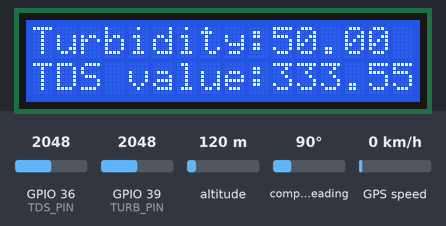
Recording of a sketch running on a simulated ESP32. On the bench: 16×2 character LCD. The inputs (shaded band) are chosen by the test bench; at power-on: GPIO 36 (TDS_PIN) = 2048, GPIO 39 (TURB_PIN) = 2048, altitude 120 m, compass heading 90°, GPS speed 0 km/h. WiFi joins after 1.5 s; servers stay silent unless stated; the GPS gets a fix after 3 s at 37.7749, -122.4194 with 8 satellites; what the sketch prints to the serial monitor is not drawn.

Above: at 3.3 s.
3.4 s: GPIO 36 (TDS_PIN) set to 2866
At 5.7 s:
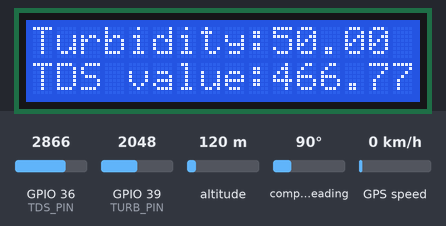
6.1 s: GPIO 39 (TURB_PIN) set to 2866
At 7.4 s:
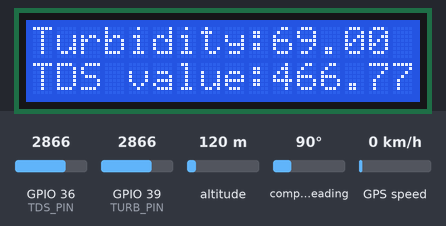
8.4 s: GPIO 36 (TDS_PIN) set to 3972
At 10.4 s:
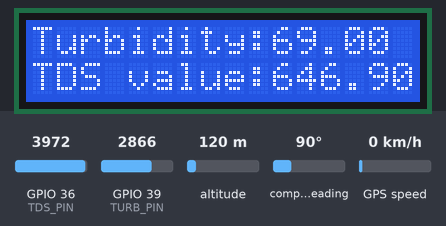
10.8 s: GPIO 39 (TURB_PIN) set to 3972
At 12.1 s:
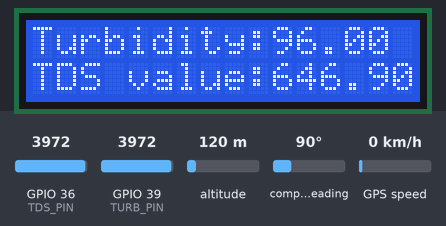
15.5 s: GPIO 36 (TDS_PIN) set to 1228
At 16.7 s:
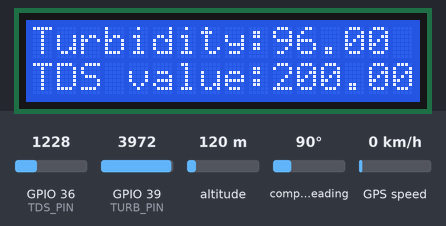
Timing chart, 0 to 18.5 s (numbered marks = the images above; inputs shaded):
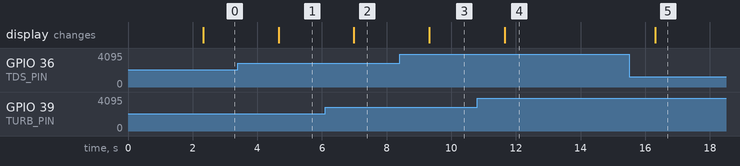

The sketch:

waterpuritytestercode.ino
```cpp
#include <TinyGPS++.h>
#include <HardwareSerial.h>
#include <Wire.h>
#include <LiquidCrystal_PCF8574.h>
#include <WiFi.h>
#include <WebServer.h>
#include <HTTPClient.h>

#define SER_MON 1

// Define network credentials
const char* ssid = "A";
const char* password = "88888888";

// Define constants
const int TDS_PIN = 36;             // Analog input pin connected to the TDS sensor
const int TURB_PIN = 39;
const float VREF = 5.0;             // Reference voltage for Arduino (5V)
const float ADC_RESOLUTION = 4096;  // 12-bit ADC resolution
const float TEMP_COEFFICIENT = 0.02; // Compensation coefficient for water temperature (20°C as reference)

// Instantiate objects
TinyGPSPlus gps;
LiquidCrystal_PCF8574 lcd(0x27);
WebServer server(80);

// Use Hardware Serial 2 for GPS
HardwareSerial GPS_Serial(2);

void sendToDatabase(int analogValue, float voltage, float tdsValue, int turbidity, String gpsData) {
  HTTPClient http;
  // Update the URL below with your server’s endpoint that stores data
  String serverURL = "http://172.20.10.3:5000/store_data";
  http.begin(serverURL);
  http.addHeader("Content-Type", "application/x-www-form-urlencoded");

  // Build POST data – adjust parameter names as expected by your server script
  String postData = "analogValue=" + String(analogValue) +
                    "&voltage=" + String(voltage, 2) +
                    "&tdsValue=" + String(tdsValue, 2) +
                    "&turbidity=" + String(turbidity) +
                    "&gpsData=" + gpsData;

  int httpResponseCode = http.POST(postData);
  if (httpResponseCode > 0) {
    Serial.print("Data sent successfully. Response code: ");
    Serial.println(httpResponseCode);
  } else {
    Serial.print("Error sending data. HTTP response code: ");
    Serial.println(httpResponseCode);
  }
  http.end();
}

//
// Handle the root page with a button to view & store data
//
void handleRoot() {
  String html = "<html><head><title>ESP32 Server</title></head><body>";
  html += "<h1>Hello from ESP32!</h1>";
  // When the button is clicked, the browser goes to the "/data" route.
  html += "<button onclick=\"window.location.href='/data'\">Show and Store Data</button>";
  html += "</body></html>";
  server.send(200, "text/html", html);
}

//
// Handle the "/data" route to display sensor data and store it in the database
//
void handleData() {
  // Read TDS sensor values
  int analogValue = analogRead(TDS_PIN);
  float voltage = (analogValue / ADC_RESOLUTION) * VREF;
  float tdsValue = voltage * 133.42;  // Adjust factor based on calibration

  // Read turbidity
  int turbidityValue = analogRead(TURB_PIN);
  int turbidity = map(turbidityValue, 0, ADC_RESOLUTION, 0, 100);

  // Collect GPS data (if available)
  String gpsData = "";
  if (gps.location.isValid()) {
    gpsData += "Lat:" + String(gps.location.lat(), 6) + ",Long:" + String(gps.location.lng(), 6);
  } else {
    gpsData += "No GPS";
  }
  if (gps.date.isValid()) {
    gpsData += ",Date:" + String(gps.date.day()) + "/" + String(gps.date.month()) + "/" + String(gps.date.year());
  }
  if (gps.time.isValid()) {
    gpsData += ",Time:" + String(gps.time.hour()) + ":" + String(gps.time.minute()) + ":" + String(gps.time.second());
  }

  // Optionally send the data to a remote database
  sendToDatabase(analogValue, voltage, tdsValue, turbidity, gpsData);

  // Build the HTML content to display the sensor data
  String html = "<html><head><title>ESP32 Data</title></head><body>";
  html += "<h1>ESP32 Sensor Data</h1>";
  html += "<p><strong>Analog Value:</strong> " + String(analogValue) + "</p>";
  html += "<p><strong>Voltage:</strong> " + String(voltage, 2) + " V</p>";
  html += "<p><strong>TDS Value:</strong> " + String(tdsValue, 2) + " ppm</p>";
  html += "<p><strong>Turbidity:</strong> " + String(turbidity) + "</p>";
  html += "<h2>GPS Data:</h2>";
  html += "<p>" + gpsData + "</p>";
  html += "<br><button onclick=\"window.location.href='/data'\">Retore Data</button>";
  html += "</body></html>";

  server.send(200, "text/html", html);
}

void setup() {
    Serial.begin(115200);     // Serial monitor
    GPS_Serial.begin(9600, SERIAL_8N1, 16, 17); // GPS Module (TX=16, RX=17)

    lcd.begin(16, 2);
    lcd.setBacklight(100);
    lcd.setCursor(0, 0);

    // Connect to network
    delay(100);
    WiFi.begin(ssid, password);
    int second = 0;
    while (WiFi.status() != WL_CONNECTED) {
      delay(1000);
      second++;  // Increment the second counter
      Serial.print("Connecting to WiFi... ");
      Serial.print(second);  // Print the elapsed seconds
      Serial.print(" seconds elapsed.");
      Serial.println(WiFi.status());
    }
    Serial.println("Connected to WiFi!");
    Serial.print("ESP32 IP Address: ");
    Serial.println(WiFi.localIP());

    // Set up the root route
    server.on("/", HTTP_GET, handleRoot);
    server.on("/data", HTTP_GET, handleData);

    server.begin();
}

void loop() {

    server.handleClient();

    if (SER_MON) Serial.print("\n\n\n\n\n\n\n");
    while (GPS_Serial.available()) {
        char c = GPS_Serial.read();
        gps.encode(c);
    }

    // Print GPS Data if available
    if (SER_MON && gps.location.isUpdated()) {
        Serial.print("Latitude: "); Serial.println(gps.location.lat(), 6);
        Serial.print("Longitude: "); Serial.println(gps.location.lng(), 6);
    }

    if (SER_MON && gps.date.isUpdated()) {
        Serial.print("Date: ");
        Serial.print(gps.date.day()); Serial.print("/");
        Serial.print(gps.date.month()); Serial.print("/");
        Serial.println(gps.date.year());
    }

    if (SER_MON && gps.time.isUpdated()) {
        Serial.print("Time (UTC): ");
        Serial.print(gps.time.hour()); Serial.print(":");
        Serial.print(gps.time.minute()); Serial.print(":");
        Serial.println(gps.time.second());
    }

    if (SER_MON && gps.speed.isUpdated()) {
        Serial.print("Speed (km/h): "); Serial.println(gps.speed.kmph());
    }

    if (SER_MON && gps.satellites.isUpdated()) {
        Serial.print("Satellites: "); Serial.println(gps.satellites.value());
    }

    // Read raw analog value
    int analogTDSValue = analogRead(TDS_PIN);
    int analogTurbidityValue = analogRead(TURB_PIN);

    // Convert analog value to voltage
    float voltage = (analogTDSValue / ADC_RESOLUTION) * VREF;

    // TDS calculation formula
    // TDS (ppm) = voltage * factor (based on calibration; assume a factor of 133.42)
    float tdsValue = (voltage * 133.42);  // Factor derived from the sensor datasheet

    // Turbidity calculation formula
    float turbidity = map(analogTurbidityValue, 0, ADC_RESOLUTION, 0, 100);

    if (SER_MON) {
      // Print results
      Serial.print("Analog TDS Value: ");
      Serial.println(analogTDSValue);

      Serial.print("Analog Turbidity Value: ");
      Serial.println(analogTurbidityValue);

      Serial.print("TDS Value: ");
      Serial.print(tdsValue, 2);  // Print TDS value with 2 decimal places
      Serial.println(" ppm");

      Serial.print("Turbidity Value: ");
      Serial.print(turbidity, 2);
      Serial.println(" ");
    }

    delay(100);

    lcd.setCursor(0, 0);
    lcd.print("Turbidity:");
    lcd.print("   ");
    lcd.setCursor(10, 0);
    lcd.print(turbidity); // replace with turbidity later

    lcd.setCursor(0, 1);
    lcd.print("TDS value:");
    lcd.print("   ");
    lcd.setCursor(10, 1);
    lcd.print(tdsValue);

    delay(1000); // Update every second
}
```

Measured:
- after the input at 3.4 s, the display: changes after 1.3 s (image 1)
- after the input at 6.1 s, the display: changes after 0.89 s (image 2)
- after the input at 8.4 s, the display: changes after 0.92 s (image 3)
- after the input at 10.8 s, the display: changes after 0.85 s (image 4)
- after the input at 15.5 s, the display: changes after 0.82 s (image 5)
